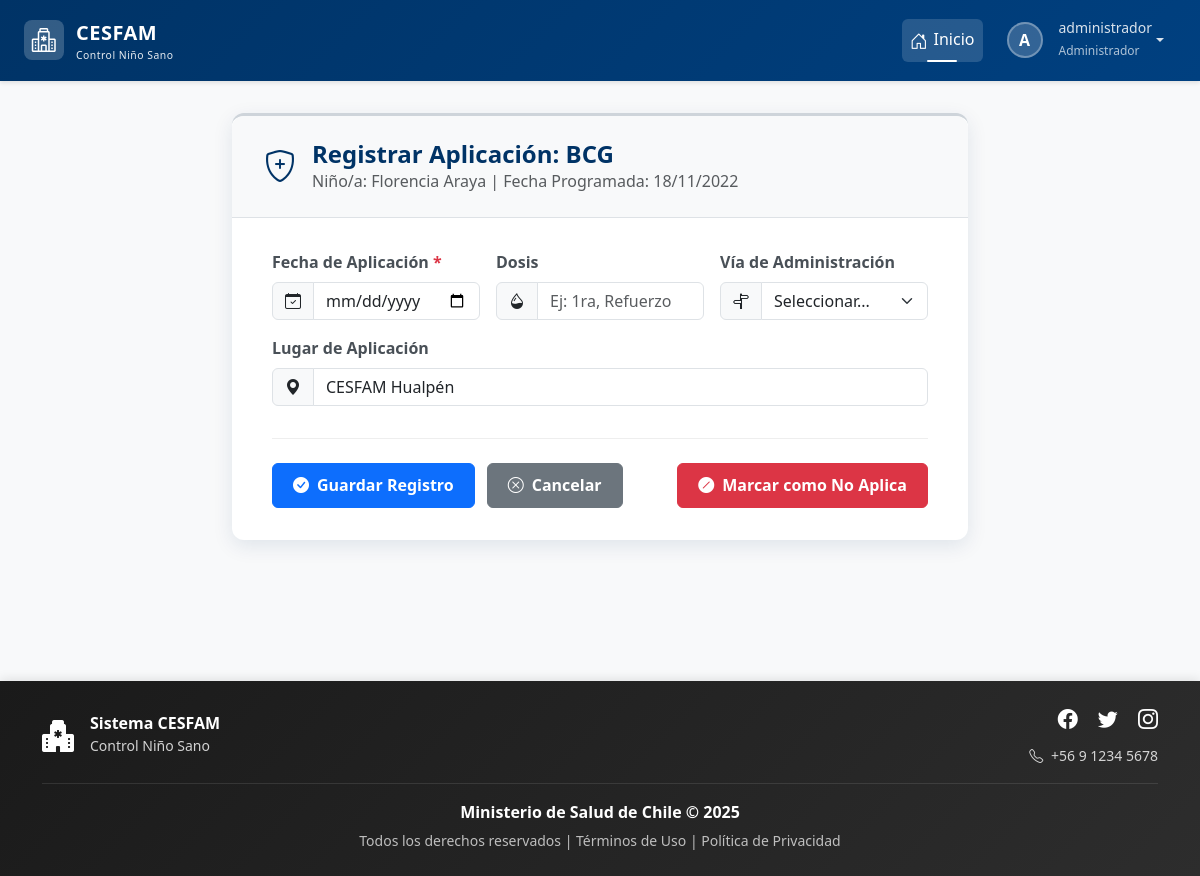
The app's page /vacunas/registrar/153/ (signed in) with its own data.
### login/models.py (models this page shows, shortened)
class Usuario(AbstractBaseUser, PermissionsMixin):
    rut = models.CharField(max_length=10, unique=True)
    nombre_completo = models.CharField(max_length=200)
    email = models.EmailField(unique=True)
    rol = models.ForeignKey(Rol, on_delete=models.PROTECT)
    clave_temporal = models.BooleanField(default=False)
    nombre_completo_norm = models.CharField(
        max_length=200,
        editable=False,
        db_index=True
    )
    activo = models.BooleanField(default=True)
    is_staff = models.BooleanField(default=False) # Necesario para el admin de Django
    fecha_creacion = models.DateTimeField(default=timezone.now)
    objects = UsuarioManager()
    USERNAME_FIELD = 'rut'
    REQUIRED_FIELDS = ['nombre_completo', 'email']

class Rol(models.Model):
    id = models.AutoField(primary_key=True)
    nombre_rol = models.CharField(max_length=30, unique=True)
    descripcion = models.CharField(max_length=200)

### control/models.py (models this page shows, shortened)
class VacunaAplicada(models.Model):
    VIA_CHOICES = [
        ('I.D', 'Intradérmica'),
        ('I.M', 'Intramuscular'),
        ('S.C', 'Subcutánea'),
        ('V.O', 'Vía Oral'),
        ('N/A', 'No Aplica'),
    ]
    id = models.AutoField(primary_key=True, db_column='vacuna_aplicada_id')
    nino = models.ForeignKey(Nino, on_delete=models.CASCADE, db_column='rut_nino', related_name='vacunas_aplicadas')
    vacuna = models.ForeignKey(Vacuna, on_delete=models.PROTECT)
    fecha_programada = models.DateField()
    fecha_aplicacion = models.DateField(null=True, blank=True)
    deshabilitado = models.BooleanField(default=False, help_text="Marcar si esta vacuna no aplica o no se realizó.")
    history = HistoricalRecords()
    dosis = models.CharField(max_length=50, null=True, blank=True)
    lugar = models.CharField(max_length=100, null=True, blank=True)
    profesional = models.ForeignKey('login.Profesional', on_delete=models.SET_NULL, null=True, blank=True)
    negacion = models.BooleanField(default=False)
    via = models.CharField(max_length=10, choices=VIA_CHOICES, null=True, blank=True)
    fecha_inoculacion = models.DateField(null=True, blank=True)

class Vacuna(models.Model):
    id = models.AutoField(primary_key=True, db_column='vacuna_id')
    nom_vacuna = models.CharField(max_length=200)
    descripcion = models.CharField(max_length=200, blank=True, null=True)
    meses_programada = models.IntegerField(null=True, blank=True)
    history = HistoricalRecords()

class Nino(models.Model):
    ESTADO_SEGUIMIENTO_CHOICES = [
        ('ACTIVO', 'Seguimiento Activo'),
        ('COMPLETADO', 'Programa Completado'),
        ('TRASLADADO', 'Trasladado/Inactivo'),
        ('FALLECIDO', 'Fallecido'),
        ('OTRO', 'Otro'),
    ]
    SEXO_CHOICES = [
        ('Masculino', 'Masculino'),
        ('Femenino', 'Femenino')
    ]
    rut_nino = models.CharField(max_length=10, primary_key=True)
    nombre = models.CharField(max_length=50)
    ap_paterno = models.CharField(max_length=30)
    ap_materno = models.CharField(max_length=30, blank=True, null=True)
    fecha_nacimiento = models.DateField()
    sexo = models.CharField(max_length=20, choices=SEXO_CHOICES)
    direccion = models.CharField(max_length=200)
    fecha_registro = models.DateTimeField(auto_now_add=True)
    comuna = models.ForeignKey(Comuna, on_delete=models.PROTECT)
    estado_seguimiento = models.CharField(
        max_length=20,
        choices=ESTADO_SEGUIMIENTO_CHOICES,
        default='ACTIVO',
        verbose_name="Estado del Seguimiento"
    )
    sector = models.CharField(
        max_length=50,
        blank=True, # Lo hacemos opcional por si no se conoce al principio
        null=True,
        verbose_name="Sector Asignado"
    )
    fecha_fallecimiento = models.DateField(
        null=True,
        blank=True,
        verbose_name="Fecha de Fallecimiento"
    )
    nombre_norm = models.CharField(
        max_length=50,
        editable=False,     # No se muestra en formularios/admin
        db_index=True       # Indexado para búsquedas rápidas
    )
    ap_paterno_norm = models.CharField(
        max_length=30,
        editable=False,
        db_index=True
    )
    ap_materno_norm = models.CharField(
        max_length=30,
        blank=True,
        null=True,
        editable=False,
        db_index=True
    )
    history = HistoricalRecords()

### control/views.py (the view, shortened to what this page needs)
# urls.py: path('vacunas/registrar/<int:vacuna_aplicada_id>/', views.registrar_vacuna, name='registrar_vacuna'),
@login_required
@rol_requerido(['Administrador', 'Profesional'])
def registrar_vacuna(request, vacuna_aplicada_id):
    vacuna_aplicada = get_object_or_404(VacunaAplicada, pk=vacuna_aplicada_id)
    nino = vacuna_aplicada.nino
    contexto = {
        'vacuna_aplicada': vacuna_aplicada,
        'nino': nino,
        'via_choices': VacunaAplicada.VIA_CHOICES,
    }
    return render(request, 'control/vacuna/registrar_vacuna.html', contexto)

### control/templates/control/vacuna/registrar_vacuna.html (shortened to what this page needs)
{% extends 'base.html' %}
{% load static %}
{% block extra_css %}
    <link rel="stylesheet" href="{% static 'css/estiloformularios.css' %}">
{% endblock %}
{% block content %}
<div class="container">
    <div class="row justify-content-center">
        <div class="col-lg-10 col-xl-8">
            <div class="card form-card">
                <div class="form-header">
                    <div class="form-icon">
                        <i class="bi bi-shield-plus"></i>
                    </div>
                    <div>
                        <h2>Registrar Aplicación: {{ vacuna_aplicada.vacuna.nom_vacuna }}</h2>
                        <p class="mb-0 text-muted">
                            Niño/a: {{ nino.nombre }} {{ nino.ap_paterno }} | Fecha Programada: {{ vacuna_aplicada.fecha_programada|date:"d/m/Y" }}
                        </p>
                    </div>
                </div>
                <div class="form-body">
                    <form method="post">
                        <div class="row g-3 mb-3">
                            <div class="col-md-4 animate-form-element" style="animation-delay: 0.1s;">
                                <label for="fecha_aplicacion" class="form-label form-label-required">Fecha de Aplicación</label>
                                <div class="input-group">
                                    <span class="input-group-text"><i class="bi bi-calendar-check"></i></span>
                                    <input type="date" class="form-control" id="fecha_aplicacion" name="fecha_aplicacion" required>
                                </div>
                            </div>
                            <div class="col-md-4 animate-form-element" style="animation-delay: 0.2s;">
                                <label for="dosis" class="form-label">Dosis</label>
                                <div class="input-group">
                                    <span class="input-group-text"><i class="bi bi-droplet-half"></i></span>
                                    <input type="text" class="form-control" id="dosis" name="dosis" placeholder="Ej: 1ra, Refuerzo">
                                </div>
                            </div>
                            <div class="col-md-4 animate-form-element" style="animation-delay: 0.3s;">
                                <label for="via" class="form-label">Vía de Administración</label>
                                <div class="input-group">
                                    <span class="input-group-text"><i class="bi bi-signpost-split"></i></span>
                                    <select id="via" name="via" class="form-select">
                                        <option value="" selected disabled>Seleccionar...</option>
                                    </select>
                                </div>
                            </div>
                        </div>
                        <div class="mb-4 animate-form-element" style="animation-delay: 0.4s;">
                            <label for="lugar" class="form-label">Lugar de Aplicación</label>
                            <div class="input-group">
                                 <span class="input-group-text"><i class="bi bi-geo-alt-fill"></i></span>
                                <input type="text" class="form-control" id="lugar" name="lugar" value="CESFAM Hualpén" placeholder="Centro de salud">
                            </div>
                        </div>
                        <div class="form-buttons animate-form-element" style="animation-delay: 0.5s;">
                            <button type="submit" class="btn btn-primary">
                                <i class="bi bi-check-circle-fill me-2"></i>Guardar Registro
                            </button>
                            <a href="{% url 'control:detalle_nino' nino.rut_nino %}#vacunas-pane" class="btn btn-secondary">
                                <i class="bi bi-x-circle me-2"></i>Cancelar
                            </a>
                            <button type="submit" name="action" value="disable" class="btn btn-danger ms-auto"
                                    formnovalidate
                                    onclick="return confirm('¿Estás seguro de que deseas marcar esta vacuna como NO APLICABLE?');">
                                <i class="bi bi-slash-circle-fill me-2"></i>Marcar como No Aplica
                            </button>
                        </div>
                    </form>
                </div>
            </div>
        </div>
    </div>
</div>
{% endblock %}

### templates/base.html (shortened to what this page needs)
{% load static %}
<!DOCTYPE html>
<html lang="es">
<head>
    <link href="https://cdn.jsdelivr.net/npm/bootstrap@5.3.2/dist/css/bootstrap.min.css" rel="stylesheet"
>
    <link rel="stylesheet" href="https://cdn.jsdelivr.net/npm/bootstrap-icons@1.11.1/font/bootstrap-icons.css">
    <link href="https://cdn.jsdelivr.net/npm/select2@4.1.0-rc.0/dist/css/select2.min.css" rel="stylesheet" />
    <link rel="stylesheet" href="{% static 'css/estilobase.css' %}">
    {% block extra_css %}{% endblock %}
</head>
<body>
    <nav class="navbar navbar-expand-lg navbar-dark navbar-cesfam sticky-top">
        <div class="container-fluid px-4">
            <a class="navbar-brand" href="{% url 'home' %}">
                <div class="logo-icon">
                    <i class="bi bi-hospital text-white fs-4"></i>
                </div>
                <div>
                    <span>CESFAM</span>
                    <small class="d-block" style="font-size: 0.65rem; font-weight: 400; opacity: 0.9;">
                        Control Niño Sano
                    </small>
                </div>
            </a>
            <div class="collapse navbar-collapse" id="navbarNav">
                <ul class="navbar-nav ms-auto align-items-lg-center">
                    <li class="nav-item">
                        <a class="nav-link active" href="{% url 'home' %}">
                            <i class="bi bi-house-door"></i>Inicio
                        </a>
                    </li>
                    {% if request.user.is_authenticated %}
                    <li class="nav-item dropdown ms-lg-2">
                        <a class="nav-link dropdown-toggle d-flex align-items-center" href="#"
                           id="userDropdown" role="button" data-bs-toggle="dropdown" aria-expanded="false">
                            <div class="user-avatar">
                                {{ request.user.nombre_completo|first|upper }}
                            </div>
                            <div class="d-none d-lg-block text-start ms-2">
                                <small class="d-block" style="line-height: 1.2;">
                                    {{ request.user.nombre_completo|truncatewords:2 }}
                                </small>
                                <small style="font-size: 0.75rem; opacity: 0.8;">
                                    {{ request.user.rol.nombre_rol }}
                                </small>
                            </div>
                        </a>
                    </li>
                    {% else %}
                    <li class="nav-item ms-lg-2">
                        <a class="btn btn-light btn-sm" href="{% url 'login' %}">
                            <i class="bi bi-box-arrow-in-right me-1"></i>Iniciar Sesión
                        </a>
                    </li>
                    {% endif %}
                </ul>
            </div>
        </div>
    </nav>
    <main class="main-container container-fluid px-4">
        {% block content %}
        {% endblock %}
    </main>
    <footer class="footer-cesfam text-white py-4 mt-auto">
        <div class="container">
            <div class="row align-items-center">
                <div class="col-md-4 text-center text-md-start mb-3 mb-md-0">
                    <div class="d-flex align-items-center justify-content-center justify-content-md-start">
                        <i class="bi bi-hospital-fill fs-2 me-3"></i>
                        <div>
                            <h6 class="mb-0 fw-bold">Sistema CESFAM</h6>
                            <small style="opacity: 0.8;">Control Niño Sano</small>
                        </div>
                    </div>
                </div>
                <div class="col-md-4 text-center text-md-end">
                    <div class="social-links mb-2">
                        <a href="#" class="text-white text-decoration-none me-3" aria-label="Facebook">
                            <i class="bi bi-facebook fs-5"></i>
                        </a>
                        <a href="#" class="text-white text-decoration-none me-3" aria-label="Twitter">
                            <i class="bi bi-twitter fs-5"></i>
                        </a>
                        <a href="#" class="text-white text-decoration-none" aria-label="Instagram">
                            <i class="bi bi-instagram fs-5"></i>
                        </a>
                    </div>
                    <small style="opacity: 0.8;">
                        <i class="bi bi-telephone me-1"></i> +56 9 1234 5678
                    </small>
                </div>
            </div>
            <div class="footer-divider my-3"></div>
            <div class="row">
                <div class="col-12 text-center">
                    <p class="mb-1">
                        <strong>Ministerio de Salud de Chile &copy; {% now "Y" %}</strong>
                    </p>
                    <small style="opacity: 0.7;">
                        Todos los derechos reservados |
                        <a href="#" class="text-white text-decoration-none">Términos de Uso</a> |
                        <a href="#" class="text-white text-decoration-none">Política de Privacidad</a>
                    </small>
                </div>
            </div>
        </div>
    </footer>
</body>
</html>

### records on screen
Usuario: user.nombre_completo|first "A", user.nombre_completo "administrador", user.rol.nombre_rol "Administrador"
VacunaAplicada: vacuna.nom_vacuna "BCG", fecha_programada "18/11/2022"
Nino: nombre "Florencia", ap_paterno "Araya"
